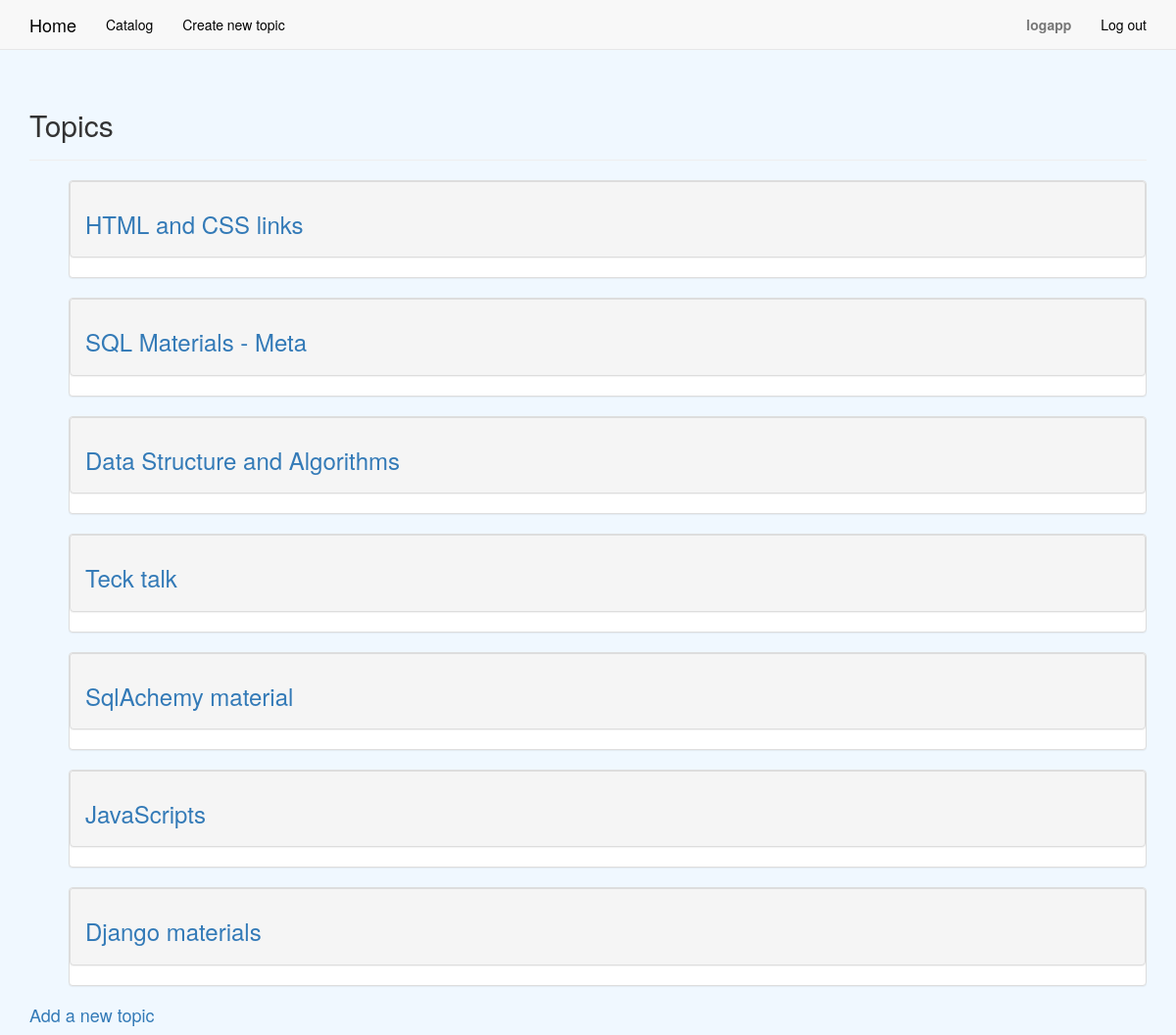
The app's page /topics/ (signed in) with its own data.
### learning_logs/models.py (models this page shows)
class Topic(models.Model):
    text = models.CharField(max_length=500)
    date_added = models.DateTimeField(auto_now_add=True)
    owner = models.ForeignKey(User, null=True, on_delete=models.SET_NULL)
    def __str__(self):
        return self.text

### learning_logs/views.py (the view)
# urls.py: path('topics/', views.Topics, name='Topic'),
@login_required
def Topics(request):
    topics = Topic.objects.filter(owner=request.user).order_by('date_added')
    context = {
        'topics': topics
    }
    return render(request, 'learning_logs/topics.html', context=context)

### learning_logs/template/learning_logs/topics.html (shortened to what this page needs)
{% extends "learning_logs/base.html" %}
{% block header %}
    <h2>Topics</h2>
{% endblock header %}
{% block content %}
<strong>
    <ol>
        {% for topic in topics %}
            <div class="panel panel-default">
                <div class="panel panel-heading">
                    <h3><a href="{% url 'topic' topic.id %}">{{ topic }}</a></h3>
                </div>
            </div>
        {% endfor %}
    </ol>
</strong>
<h4><a href="{% url 'new_topic' %}">Add a new topic</a></h4>
{% endblock content %}

### learning_logs/template/learning_logs/base.html (shortened to what this page needs)
{% load bootstrap3 %}
<!DOCTYPE html>
<html lang="en-US">
    <head>
        {% bootstrap_css %}
    </head>
    <body style="background-color:aliceblue !important;">
        <nav class="navbar navbar-default navbar-static-top">
        <div class="container">
            <div class="navbar-header">
                    <a class="navbar-brand" href="{% url 'Home' %}" style="color: black;">Home</a>
            </div>
            <div id="navbar" class="navbar-collapse collapse">
                <ul class="nav navbar-nav">
                    <li><a href="{% url 'Topic' %}"  style="color: black;">Catalog</a></li>
                </ul>
                <ul class="nav navbar-nav">
                    <li><a href="{% url 'new_topic' %}" style="color: black;">Create new topic</a></li>
                </ul>
                <ul class="nav navbar-nav navbar-right">
                    {% if user.is_authenticated %}
                        <li><a><strong>{{ user.username }}</strong></a></li>
                        <li><a href="{% url 'logout' %}"  style="color: black;">Log out</a></li>
                    {% else %}
                        <li><a href="{% url 'register' %}" style="color: black;">Sign Up</a></li>
                        <li><a href="{% url 'login' %}" style="color: black;">Log in</a></li>
                    {% endif %}
                </ul>
            </div>
        </div>
        </nav>
        <div class="container">
            <div class="page-header">
                {% block header %}
                {% endblock header %}
            </div>
            <div>
                {% block content %}
                {% endblock content %}
            </div>
        </div>
    </body>
</html>

### records on screen
Topic: text "HTML and CSS links"
Topic: text "SQL Materials - Meta"
Topic: text "Data Structure and Algorithms"
Topic: text "Teck talk"
Topic: text "SqlAchemy material"
Topic: text "JavaScripts"
Topic: text "Django materials"

### other values on screen
{{ user.username }} "logapp"
